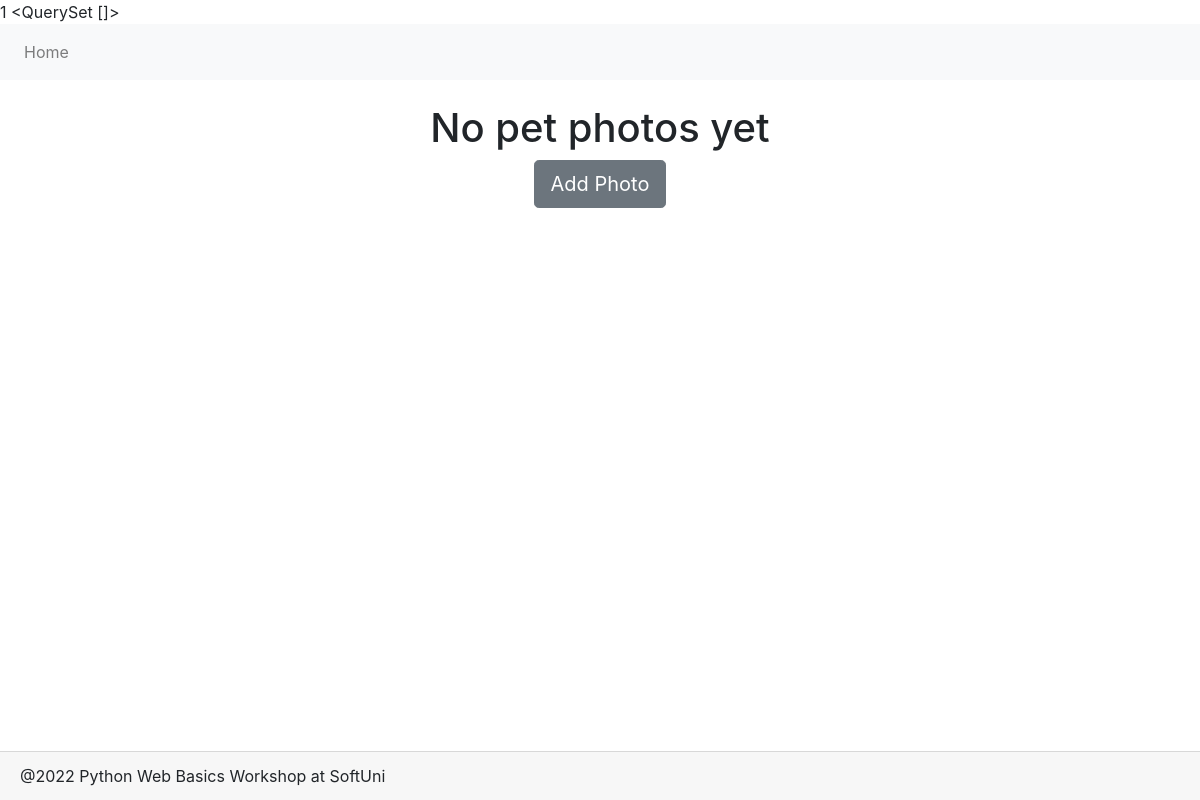
Before: /dashboard/ with the older database file.
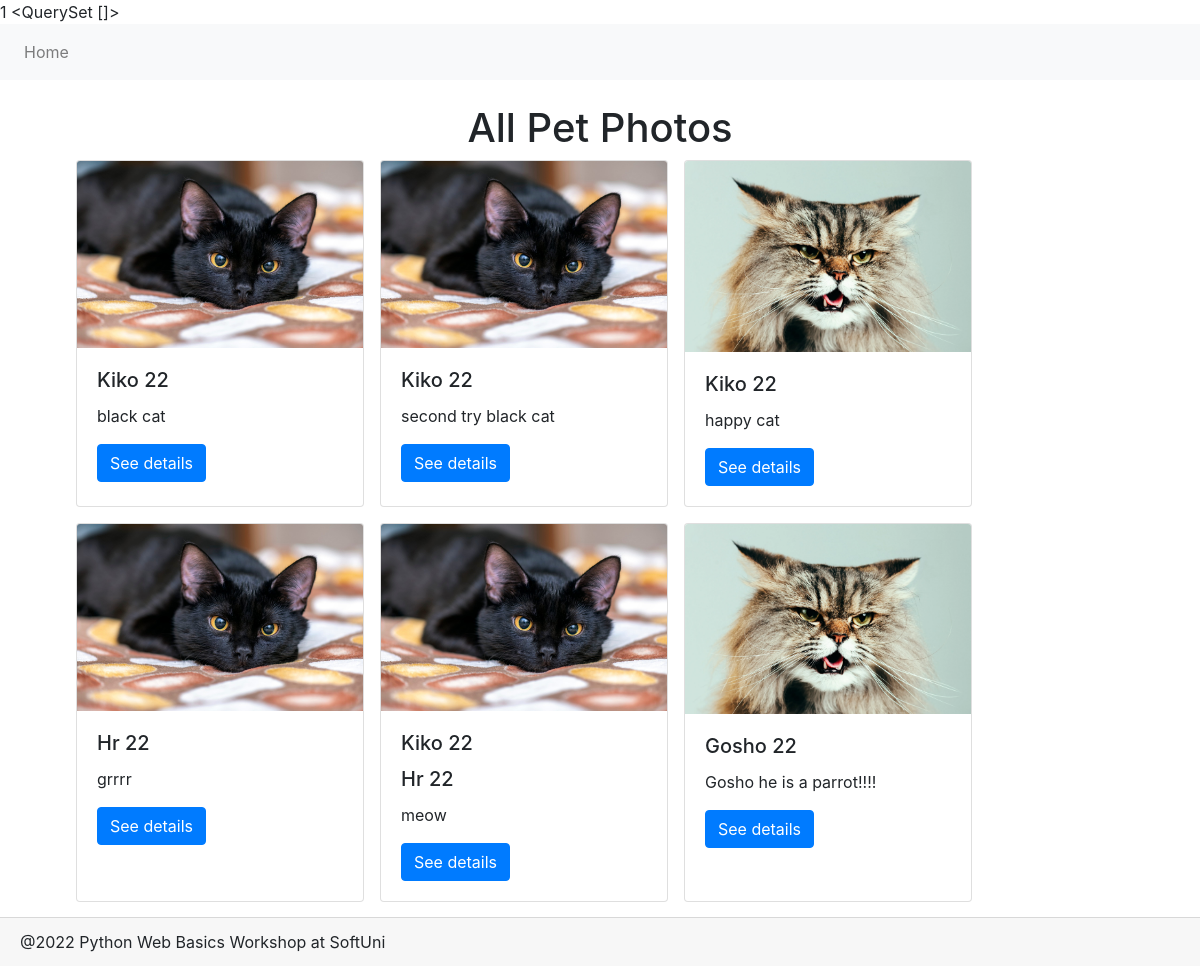
After: the same page with the newer database file.
### petstagram/main/models.py (models this page shows)
class PetPhoto(models.Model):
    photo = models.ImageField(
        validators=(
        )
    )
    tagged_pets = models.ManyToManyField(
        Pet,
    )
    description = models.TextField(
        null=True,
        blank=True,
    )
    publication_date = models.DateTimeField(
        auto_now_add=True,
    )
    likes = models.IntegerField(
        default=0,
    )
    user = models.ForeignKey(
        UserModel,
        on_delete=models.CASCADE
    )

class Pet(models.Model):
    CAT = 'Cat'
    DOG = 'Dog'
    BUNNY = 'Bunny'
    PARROT = 'Parrot'
    FISH = 'Fish'
    OTHER = 'Other'
    TYPES = [(x, x) for x in (CAT, DOG, BUNNY, PARROT, FISH, OTHER)]
    MIN_DATE = datetime.date(1920, 1, 1)
    NAME_MAX_LENGTH = 30
    name = models.CharField(
        max_length=NAME_MAX_LENGTH,
    )
    type = models.CharField(
        max_length=max(len(x) for (x, _) in TYPES),
        choices=TYPES,
    )
    date_of_birth = models.DateField(
        null=True,
        blank=True,
        validators=(
        )
    )
    user = models.ForeignKey(
        UserModel,
        on_delete=models.CASCADE,
    )
    @property
    def age(self):
        return datetime.datetime.now().year - self.date_of_birth.year
    class Meta:
        unique_together = ('user', 'name')

### petstagram/main/views/generic.py (the view)
# urls.py: path('dashboard/', DashboardView.as_view(), name='dashboard'),
class DashboardView(views.ListView):
    model = PetPhoto
    template_name = 'mian/dashboard.html'
    context_object_name = 'pet_photos'

### templates/mian/dashboard.html
{% extends 'base.html' %}
{% block page_content %}
    {% if pet_photos %}
    <h1 class='text-center'>All Pet Photos</h1>
    {% else %}
    <h1 class='text-center'>No pet photos yet</h1>
    {% endif %}
    <div class="container">
        {% if pet_photos %}
            <div class="container mb-5">
                <div class="row mb-5">
                    {% for pet_photo in pet_photos %}
                    <div class="card ml-3 mb-3" style="width: 18rem;">
                        <img src="{{ pet_photo.photo.url }}"
                             class="card-img-top" alt="Photo description">
                        <div class="card-body">
                            {% for pet in pet_photo.tagged_pets.all %}
                            <h5 class="card-title">{{ pet.name  }}{% if pet.date_of_birth %}
                            {{ pet.age }}
                            {% endif %} </h5>
                            {% endfor %}
                            <p class="card-text">{{ pet_photo.description|truncatechars:30 }}</p>
                            <a href="{% url 'pet photo details' pet_photo.id %}" class="btn btn-primary">See details</a>
                        </div>
                    </div>
                    {% endfor %}
                </div>
            </div>
        {% else %}
            <div class=" row d-flex justify-content-center align-content-center">
                <a href="{% url 'create pet photo' %}" class="btn btn-lg btn-secondary row align-self-baseline">Add Photo</a>
            </div>
        {% endif %}
    </div>
{% endblock %}

### templates/base.html (shortened to what this page needs)
<!DOCTYPE html>
<html lang="en">
<head>
    <link rel="stylesheet" href="https://stackpath.bootstrapcdn.com/bootstrap/4.3.1/css/bootstrap.min.css"
>
    <link rel="stylesheet" href="https://stackpath.bootstrapcdn.com/font-awesome/4.7.0/css/font-awesome.min.css"
>
</head>
<body>
{{ request.clicks_count }}
{{ request.last_viewed_pet_photos }}
<nav class="navbar navbar-expand-lg navbar-light bg-light" style="margin-bottom:2%">
    <div class="collapse navbar-collapse" id="navbarNavDropdown">
        <ul class="navbar-nav">
            <li class="nav-item">
                <a class="nav-link" href="{% url 'index' %}">Home</a>
            </li>
        </ul>
    </div>
</nav>
<div class="container">
    {% block page_content %}
    {% endblock %}
</div>
<footer class="fixed-bottom card-footer ">
    <div>@2022 Python Web Basics Workshop at SoftUni</div>
</footer>
</body>
</html>

Changed rows visible on the page:
added PetPhoto: photo (picture), description "black cat"
now on this page (row unchanged): Pet: name "Kiko", age "22"
added PetPhoto: photo (picture), description "second try black cat"
added PetPhoto: photo (picture), description "happy cat"
added PetPhoto: photo (picture), description "grrrr"
added Pet: name "Hr", age "22"
added PetPhoto: photo (picture), description "meow"
added PetPhoto: photo (picture), description "Gosho he is a parrot!!!!"
added Pet: name "Gosho", age "22", shown under "Gosho he is a parrot!!!!"
Other visible differences:
text no longer shown: "No pet photos yet Add Photo"
text now shown: "All Pet Photos"
